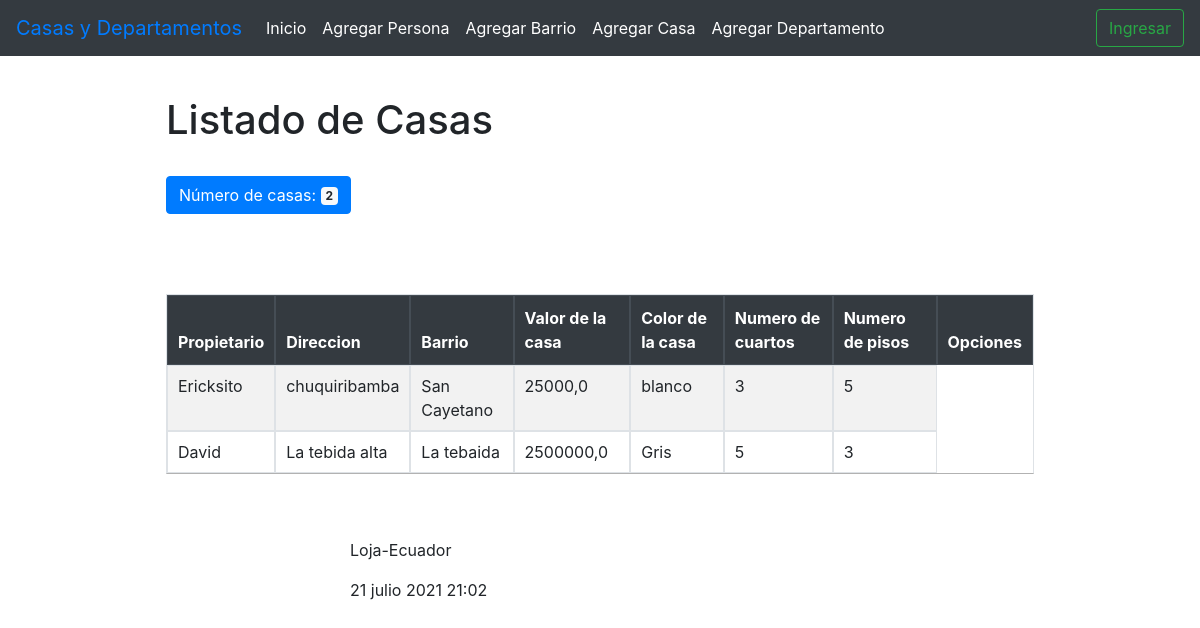
Page /ver/casas on the committed database.
### administrativo/models.py (models this page shows, shortened)
class Casa(models.Model):
    propietario = models.ForeignKey(Persona, on_delete=models.CASCADE,
                                    related_name="casas")
    direccion = models.CharField(max_length=50)
    barrio = models.ForeignKey(Barrio, on_delete=models.CASCADE,
                               related_name="casas")
    valorCasa = models.FloatField()
    colorCasa = models.CharField(max_length=20)
    numCuartos = models.IntegerField()
    numPisos = models.IntegerField()

class Persona(models.Model):
    nombres = models.CharField(max_length=30)
    apellidos = models.CharField(max_length=30)
    cedula = models.CharField(max_length=30, unique=True)
    correo = models.EmailField()

class Barrio(models.Model):
    nombreBarrio = models.CharField(max_length=30)
    siglas = models.CharField(max_length=7)

### administrativo/views.py (the view)
# urls.py: path('ver/casas',views.ver_casas,
def ver_casas(request):
    casas = Casa.objects.all()
    informacion_template = {'casas': casas, 'numero_casas': len(casas)}
    return render(request, 'ver_casas.html', informacion_template)

### administrativo/templates/ver_casas.html (shortened to what this page needs)
{% extends "master.html" %}
{% block content %}
<br>
<div class="display-8 w-75 p-3 mx-auto">
  <h1 class="">Listado de Casas</h1><br>
  <a type="button" class="btn btn-primary ">
  Número de casas:  <span class="badge badge-light">{{ numero_casas }}</span>
</a>
</div>
<br>
<br>
<div class = "w-75 p-3 mx-auto">
  <table id="tabla_datos" class="table table-striped table-bordered " style="width:100%">
    <thead class="thead-dark">
      <tr>
        <th>Propietario</th>
        <th>Direccion</th>
        <th>Barrio</th>
        <th>Valor de la casa</th>
        <th>Color de la casa</th>
        <th>Numero de cuartos</th>
        <th>Numero de pisos</th>
        <th>Opciones</th>
      </tr>
    </thead>
    {% for e in casas %}
    <tr>
      <td>{{e.propietario.nombres}}</td>
      <td>{{e.direccion}}</td>
      <td>{{e.barrio.nombreBarrio}}</td>
      <td>{{e.valorCasa}}</td>
      <td>{{e.colorCasa}}</td>
      <td>{{e.numCuartos}}</td>
      <td>{{e.numPisos}}</td>
    </tr>
    {% endfor %}
  </table>
</div>
{% endblock %}

### rows in the picture
Casa: propietario.nombres "Ericksito", direccion "chuquiribamba", barrio.nombreBarrio "San Cayetano", valorCasa "25000,0", colorCasa "blanco", numCuartos "3", numPisos "5"
Casa: propietario.nombres "David", direccion "La tebida alta", barrio.nombreBarrio "La tebaida", valorCasa "2500000,0", colorCasa "Gris", numCuartos "5", numPisos "3"

### other values in the picture
{{ numero_casas }} "2"
